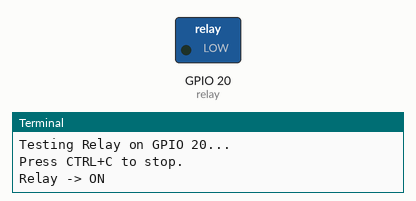
A program run on a simulated Raspberry Pi (BCM pin numbers). Parts: switched loads named in the program (green lamp = pin HIGH), the last lines printed to the terminal. Parts the program declares active-low are drawn by pin level, so they are really on while drawn off.

Above: at 2.5 s.
At 7.5 s:
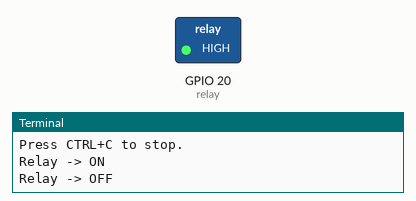
Timing chart, 0 to 13.0 s (numbered marks = the images above):
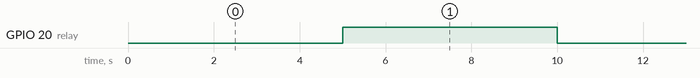

The program:

test-relay.py
```python
from gpiozero import OutputDevice
from time import sleep

# --- CONFIGURATION ---
RELAY_PIN = 20  # The GPIO pin number (BCM numbering) connected to IN1/IN2/etc.

# 'active_high':
# Set True if the relay turns ON with a HIGH signal (3.3V).
# Set False if the relay turns ON with a LOW signal (GND).
# Most relay boards are "Active Low", so try False if True doesn't work.
relay = OutputDevice(RELAY_PIN, active_high=False, initial_value=False)

print(f"Testing Relay on GPIO {RELAY_PIN}...")
print("Press CTRL+C to stop.")

try:
    while True:
        print("Relay -> ON")
        relay.on()
        sleep(5)  # Wait 2 seconds

        print("Relay -> OFF")
        relay.off()
        sleep(5)  # Wait 2 seconds

except KeyboardInterrupt:
    print("\nTest stopped by user.")
    relay.off()  # Ensure relay is off before exiting
    relay.close()
```

Measured:
- by itself, GPIO 20 (relay): alternates HIGH for 5.0 s and LOW for 5.0 s
